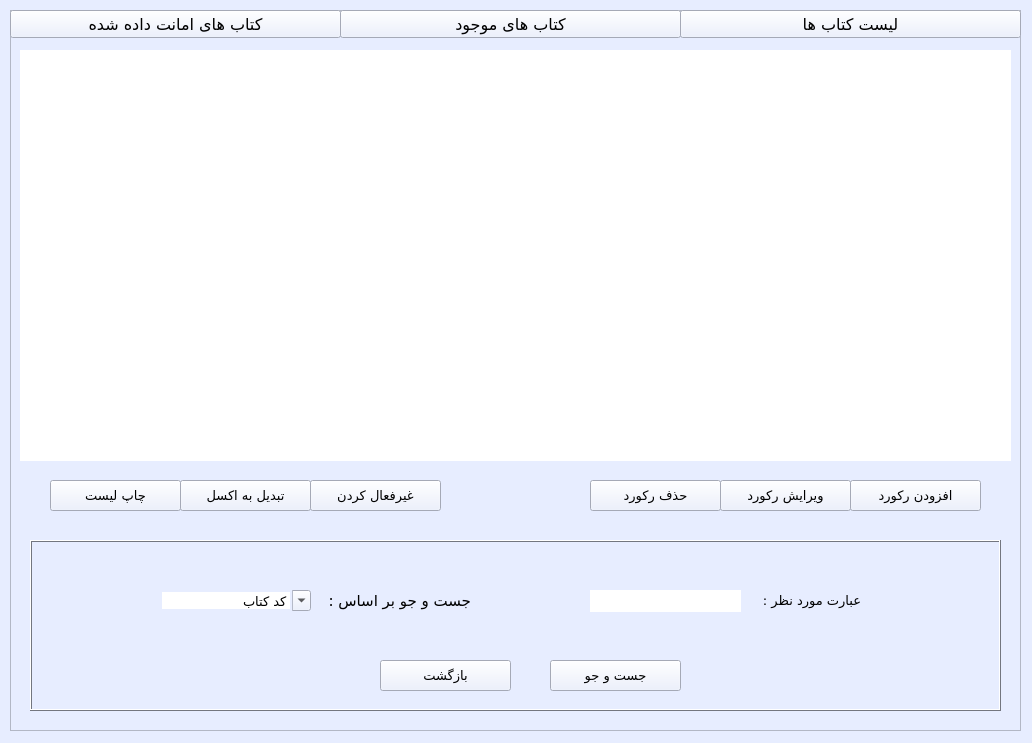
<?xml version="1.0" encoding="UTF-8"?>
<ui version="4.0">
 <class>books</class>
 <widget class="QWidget" name="books">
  <property name="geometry">
   <rect>
    <x>0</x>
    <y>0</y>
    <width>1032</width>
    <height>743</height>
   </rect>
  </property>
  <property name="minimumSize">
   <size>
    <width>1032</width>
    <height>743</height>
   </size>
  </property>
  <property name="maximumSize">
   <size>
    <width>1032</width>
    <height>743</height>
   </size>
  </property>
  <property name="palette">
   <palette>
    <active>
     <colorrole role="WindowText">
      <brush brushstyle="SolidPattern">
       <color alpha="255">
        <red>0</red>
        <green>0</green>
        <blue>0</blue>
       </color>
      </brush>
     </colorrole>
     <colorrole role="Button">
      <brush brushstyle="SolidPattern">
       <color alpha="255">
        <red>231</red>
        <green>237</green>
        <blue>255</blue>
       </color>
      </brush>
     </colorrole>
     <colorrole role="Light">
      <brush brushstyle="SolidPattern">
       <color alpha="255">
        <red>255</red>
        <green>255</green>
        <blue>255</blue>
       </color>
      </brush>
     </colorrole>
     <colorrole role="Midlight">
      <brush brushstyle="SolidPattern">
       <color alpha="255">
        <red>243</red>
        <green>246</green>
        <blue>255</blue>
       </color>
      </brush>
     </colorrole>
     <colorrole role="Dark">
      <brush brushstyle="SolidPattern">
       <color alpha="255">
        <red>115</red>
        <green>118</green>
        <blue>127</blue>
       </color>
      </brush>
     </colorrole>
     <colorrole role="Mid">
      <brush brushstyle="SolidPattern">
       <color alpha="255">
        <red>154</red>
        <green>158</green>
        <blue>170</blue>
       </color>
      </brush>
     </colorrole>
     <colorrole role="Text">
      <brush brushstyle="SolidPattern">
       <color alpha="255">
        <red>0</red>
        <green>0</green>
        <blue>0</blue>
       </color>
      </brush>
     </colorrole>
     <colorrole role="BrightText">
      <brush brushstyle="SolidPattern">
       <color alpha="255">
        <red>255</red>
        <green>255</green>
        <blue>255</blue>
       </color>
      </brush>
     </colorrole>
     <colorrole role="ButtonText">
      <brush brushstyle="SolidPattern">
       <color alpha="255">
        <red>0</red>
        <green>0</green>
        <blue>0</blue>
       </color>
      </brush>
     </colorrole>
     <colorrole role="Base">
      <brush brushstyle="SolidPattern">
       <color alpha="255">
        <red>255</red>
        <green>255</green>
        <blue>255</blue>
       </color>
      </brush>
     </colorrole>
     <colorrole role="Window">
      <brush brushstyle="SolidPattern">
       <color alpha="255">
        <red>231</red>
        <green>237</green>
        <blue>255</blue>
       </color>
      </brush>
     </colorrole>
     <colorrole role="Shadow">
      <brush brushstyle="SolidPattern">
       <color alpha="255">
        <red>0</red>
        <green>0</green>
        <blue>0</blue>
       </color>
      </brush>
     </colorrole>
     <colorrole role="AlternateBase">
      <brush brushstyle="SolidPattern">
       <color alpha="255">
        <red>243</red>
        <green>246</green>
        <blue>255</blue>
       </color>
      </brush>
     </colorrole>
     <colorrole role="ToolTipBase">
      <brush brushstyle="SolidPattern">
       <color alpha="255">
        <red>255</red>
        <green>255</green>
        <blue>220</blue>
       </color>
      </brush>
     </colorrole>
     <colorrole role="ToolTipText">
      <brush brushstyle="SolidPattern">
       <color alpha="255">
        <red>0</red>
        <green>0</green>
        <blue>0</blue>
       </color>
      </brush>
     </colorrole>
    </active>
    <inactive>
     <colorrole role="WindowText">
      <brush brushstyle="SolidPattern">
       <color alpha="255">
        <red>0</red>
        <green>0</green>
        <blue>0</blue>
       </color>
      </brush>
     </colorrole>
     <colorrole role="Button">
      <brush brushstyle="SolidPattern">
       <color alpha="255">
        <red>231</red>
        <green>237</green>
        <blue>255</blue>
       </color>
      </brush>
     </colorrole>
     <colorrole role="Light">
      <brush brushstyle="SolidPattern">
       <color alpha="255">
        <red>255</red>
        <green>255</green>
        <blue>255</blue>
       </color>
      </brush>
     </colorrole>
     <colorrole role="Midlight">
      <brush brushstyle="SolidPattern">
       <color alpha="255">
        <red>243</red>
        <green>246</green>
        <blue>255</blue>
       </color>
      </brush>
     </colorrole>
     <colorrole role="Dark">
      <brush brushstyle="SolidPattern">
       <color alpha="255">
        <red>115</red>
        <green>118</green>
        <blue>127</blue>
       </color>
      </brush>
     </colorrole>
     <colorrole role="Mid">
      <brush brushstyle="SolidPattern">
       <color alpha="255">
        <red>154</red>
        <green>158</green>
        <blue>170</blue>
       </color>
      </brush>
     </colorrole>
     <colorrole role="Text">
      <brush brushstyle="SolidPattern">
       <color alpha="255">
        <red>0</red>
        <green>0</green>
        <blue>0</blue>
       </color>
      </brush>
     </colorrole>
     <colorrole role="BrightText">
      <brush brushstyle="SolidPattern">
       <color alpha="255">
        <red>255</red>
        <green>255</green>
        <blue>255</blue>
       </color>
      </brush>
     </colorrole>
     <colorrole role="ButtonText">
      <brush brushstyle="SolidPattern">
       <color alpha="255">
        <red>0</red>
        <green>0</green>
        <blue>0</blue>
       </color>
      </brush>
     </colorrole>
     <colorrole role="Base">
      <brush brushstyle="SolidPattern">
       <color alpha="255">
        <red>255</red>
        <green>255</green>
        <blue>255</blue>
       </color>
      </brush>
     </colorrole>
     <colorrole role="Window">
      <brush brushstyle="SolidPattern">
       <color alpha="255">
        <red>231</red>
        <green>237</green>
        <blue>255</blue>
       </color>
      </brush>
     </colorrole>
     <colorrole role="Shadow">
      <brush brushstyle="SolidPattern">
       <color alpha="255">
        <red>0</red>
        <green>0</green>
        <blue>0</blue>
       </color>
      </brush>
     </colorrole>
     <colorrole role="AlternateBase">
      <brush brushstyle="SolidPattern">
       <color alpha="255">
        <red>243</red>
        <green>246</green>
        <blue>255</blue>
       </color>
      </brush>
     </colorrole>
     <colorrole role="ToolTipBase">
      <brush brushstyle="SolidPattern">
       <color alpha="255">
        <red>255</red>
        <green>255</green>
        <blue>220</blue>
       </color>
      </brush>
     </colorrole>
     <colorrole role="ToolTipText">
      <brush brushstyle="SolidPattern">
       <color alpha="255">
        <red>0</red>
        <green>0</green>
        <blue>0</blue>
       </color>
      </brush>
     </colorrole>
    </inactive>
    <disabled>
     <colorrole role="WindowText">
      <brush brushstyle="SolidPattern">
       <color alpha="255">
        <red>115</red>
        <green>118</green>
        <blue>127</blue>
       </color>
      </brush>
     </colorrole>
     <colorrole role="Button">
      <brush brushstyle="SolidPattern">
       <color alpha="255">
        <red>231</red>
        <green>237</green>
        <blue>255</blue>
       </color>
      </brush>
     </colorrole>
     <colorrole role="Light">
      <brush brushstyle="SolidPattern">
       <color alpha="255">
        <red>255</red>
        <green>255</green>
        <blue>255</blue>
       </color>
      </brush>
     </colorrole>
     <colorrole role="Midlight">
      <brush brushstyle="SolidPattern">
       <color alpha="255">
        <red>243</red>
        <green>246</green>
        <blue>255</blue>
       </color>
      </brush>
     </colorrole>
     <colorrole role="Dark">
      <brush brushstyle="SolidPattern">
       <color alpha="255">
        <red>115</red>
        <green>118</green>
        <blue>127</blue>
       </color>
      </brush>
     </colorrole>
     <colorrole role="Mid">
      <brush brushstyle="SolidPattern">
       <color alpha="255">
        <red>154</red>
        <green>158</green>
        <blue>170</blue>
       </color>
      </brush>
     </colorrole>
     <colorrole role="Text">
      <brush brushstyle="SolidPattern">
       <color alpha="255">
        <red>115</red>
        <green>118</green>
        <blue>127</blue>
       </color>
      </brush>
     </colorrole>
     <colorrole role="BrightText">
      <brush brushstyle="SolidPattern">
       <color alpha="255">
        <red>255</red>
        <green>255</green>
        <blue>255</blue>
       </color>
      </brush>
     </colorrole>
     <colorrole role="ButtonText">
      <brush brushstyle="SolidPattern">
       <color alpha="255">
        <red>115</red>
        <green>118</green>
        <blue>127</blue>
       </color>
      </brush>
     </colorrole>
     <colorrole role="Base">
      <brush brushstyle="SolidPattern">
       <color alpha="255">
        <red>231</red>
        <green>237</green>
        <blue>255</blue>
       </color>
      </brush>
     </colorrole>
     <colorrole role="Window">
      <brush brushstyle="SolidPattern">
       <color alpha="255">
        <red>231</red>
        <green>237</green>
        <blue>255</blue>
       </color>
      </brush>
     </colorrole>
     <colorrole role="Shadow">
      <brush brushstyle="SolidPattern">
       <color alpha="255">
        <red>0</red>
        <green>0</green>
        <blue>0</blue>
       </color>
      </brush>
     </colorrole>
     <colorrole role="AlternateBase">
      <brush brushstyle="SolidPattern">
       <color alpha="255">
        <red>231</red>
        <green>237</green>
        <blue>255</blue>
       </color>
      </brush>
     </colorrole>
     <colorrole role="ToolTipBase">
      <brush brushstyle="SolidPattern">
       <color alpha="255">
        <red>255</red>
        <green>255</green>
        <blue>220</blue>
       </color>
      </brush>
     </colorrole>
     <colorrole role="ToolTipText">
      <brush brushstyle="SolidPattern">
       <color alpha="255">
        <red>0</red>
        <green>0</green>
        <blue>0</blue>
       </color>
      </brush>
     </colorrole>
    </disabled>
   </palette>
  </property>
  <property name="windowTitle">
   <string>کتاب ها</string>
  </property>
  <widget class="QFrame" name="main_frame">
   <property name="geometry">
    <rect>
     <x>10</x>
     <y>10</y>
     <width>1011</width>
     <height>721</height>
    </rect>
   </property>
   <property name="frameShape">
    <enum>QFrame::StyledPanel</enum>
   </property>
   <property name="frameShadow">
    <enum>QFrame::Plain</enum>
   </property>
   <widget class="QPushButton" name="allbooks_btn">
    <property name="geometry">
     <rect>
      <x>670</x>
      <y>0</y>
      <width>341</width>
      <height>28</height>
     </rect>
    </property>
    <property name="font">
     <font>
      <family>2  Yekan</family>
      <pointsize>12</pointsize>
      <weight>50</weight>
      <italic>false</italic>
      <bold>false</bold>
     </font>
    </property>
    <property name="text">
     <string>لیست کتاب ها</string>
    </property>
    <property name="autoDefault">
     <bool>false</bool>
    </property>
    <property name="default">
     <bool>false</bool>
    </property>
    <property name="flat">
     <bool>false</bool>
    </property>
   </widget>
   <widget class="QPushButton" name="availablebooks_btn">
    <property name="geometry">
     <rect>
      <x>330</x>
      <y>0</y>
      <width>341</width>
      <height>28</height>
     </rect>
    </property>
    <property name="font">
     <font>
      <family>2  Yekan</family>
      <pointsize>12</pointsize>
     </font>
    </property>
    <property name="text">
     <string>کتاب های موجود</string>
    </property>
    <property name="default">
     <bool>false</bool>
    </property>
   </widget>
   <widget class="QPushButton" name="notavailable_btn">
    <property name="geometry">
     <rect>
      <x>0</x>
      <y>0</y>
      <width>331</width>
      <height>28</height>
     </rect>
    </property>
    <property name="font">
     <font>
      <family>2  Yekan</family>
      <pointsize>12</pointsize>
     </font>
    </property>
    <property name="text">
     <string>کتاب های امانت داده شده</string>
    </property>
    <property name="default">
     <bool>false</bool>
    </property>
   </widget>
   <widget class="QTableView" name="books_tableView">
    <property name="geometry">
     <rect>
      <x>10</x>
      <y>40</y>
      <width>991</width>
      <height>411</height>
     </rect>
    </property>
    <property name="frameShape">
     <enum>QFrame::NoFrame</enum>
    </property>
    <property name="gridStyle">
     <enum>Qt::SolidLine</enum>
    </property>
   </widget>
   <widget class="QFrame" name="search_frame">
    <property name="geometry">
     <rect>
      <x>20</x>
      <y>530</y>
      <width>971</width>
      <height>171</height>
     </rect>
    </property>
    <property name="frameShape">
     <enum>QFrame::Box</enum>
    </property>
    <property name="frameShadow">
     <enum>QFrame::Raised</enum>
    </property>
    <widget class="QLabel" name="search_lbl">
     <property name="geometry">
      <rect>
       <x>290</x>
       <y>40</y>
       <width>151</width>
       <height>41</height>
      </rect>
     </property>
     <property name="font">
      <font>
       <family>B Yekan</family>
       <pointsize>11</pointsize>
       <weight>50</weight>
       <bold>false</bold>
      </font>
     </property>
     <property name="text">
      <string>جست و جو بر اساس :</string>
     </property>
    </widget>
    <widget class="QComboBox" name="search_comboBox">
     <property name="geometry">
      <rect>
       <x>130</x>
       <y>50</y>
       <width>151</width>
       <height>21</height>
      </rect>
     </property>
     <property name="font">
      <font>
       <family>B Yekan</family>
       <pointsize>10</pointsize>
      </font>
     </property>
     <property name="editable">
      <bool>true</bool>
     </property>
     <property name="currentText">
      <string>کد کتاب</string>
     </property>
     <property name="currentIndex">
      <number>0</number>
     </property>
     <property name="duplicatesEnabled">
      <bool>false</bool>
     </property>
     <property name="frame">
      <bool>false</bool>
     </property>
     <item>
      <property name="text">
       <string>کد کتاب</string>
      </property>
     </item>
     <item>
      <property name="text">
       <string>کد ملی</string>
      </property>
     </item>
    </widget>
    <widget class="QLabel" name="entry_lbl">
     <property name="geometry">
      <rect>
       <x>710</x>
       <y>50</y>
       <width>121</width>
       <height>20</height>
      </rect>
     </property>
     <property name="font">
      <font>
       <family>B Yekan</family>
       <pointsize>10</pointsize>
      </font>
     </property>
     <property name="text">
      <string>عبارت مورد نظر :</string>
     </property>
    </widget>
    <widget class="QLineEdit" name="search_entry">
     <property name="geometry">
      <rect>
       <x>560</x>
       <y>50</y>
       <width>151</width>
       <height>22</height>
      </rect>
     </property>
     <property name="frame">
      <bool>false</bool>
     </property>
    </widget>
    <widget class="QPushButton" name="search_btn">
     <property name="geometry">
      <rect>
       <x>520</x>
       <y>120</y>
       <width>131</width>
       <height>31</height>
      </rect>
     </property>
     <property name="font">
      <font>
       <family>B Yekan</family>
       <pointsize>10</pointsize>
      </font>
     </property>
     <property name="text">
      <string>جست و جو</string>
     </property>
     <property name="default">
      <bool>false</bool>
     </property>
    </widget>
    <widget class="QPushButton" name="return_btn">
     <property name="geometry">
      <rect>
       <x>350</x>
       <y>120</y>
       <width>131</width>
       <height>31</height>
      </rect>
     </property>
     <property name="font">
      <font>
       <family>B Yekan</family>
       <pointsize>10</pointsize>
      </font>
     </property>
     <property name="text">
      <string>بازگشت</string>
     </property>
     <property name="default">
      <bool>false</bool>
     </property>
    </widget>
   </widget>
   <widget class="QPushButton" name="add_btn">
    <property name="geometry">
     <rect>
      <x>840</x>
      <y>470</y>
      <width>131</width>
      <height>31</height>
     </rect>
    </property>
    <property name="font">
     <font>
      <family>B Yekan</family>
      <pointsize>10</pointsize>
     </font>
    </property>
    <property name="text">
     <string>افزودن رکورد</string>
    </property>
    <property name="default">
     <bool>false</bool>
    </property>
   </widget>
   <widget class="QPushButton" name="edite_btn">
    <property name="geometry">
     <rect>
      <x>710</x>
      <y>470</y>
      <width>131</width>
      <height>31</height>
     </rect>
    </property>
    <property name="font">
     <font>
      <family>B Yekan</family>
      <pointsize>10</pointsize>
     </font>
    </property>
    <property name="text">
     <string>ویرایش رکورد</string>
    </property>
    <property name="default">
     <bool>false</bool>
    </property>
   </widget>
   <widget class="QPushButton" name="delete_btn">
    <property name="geometry">
     <rect>
      <x>580</x>
      <y>470</y>
      <width>131</width>
      <height>31</height>
     </rect>
    </property>
    <property name="font">
     <font>
      <family>B Yekan</family>
      <pointsize>10</pointsize>
     </font>
    </property>
    <property name="text">
     <string>حذف رکورد</string>
    </property>
    <property name="default">
     <bool>false</bool>
    </property>
   </widget>
   <widget class="QPushButton" name="excel_btn">
    <property name="geometry">
     <rect>
      <x>170</x>
      <y>470</y>
      <width>131</width>
      <height>31</height>
     </rect>
    </property>
    <property name="font">
     <font>
      <family>B Yekan</family>
      <pointsize>10</pointsize>
     </font>
    </property>
    <property name="text">
     <string>تبدیل به اکسل</string>
    </property>
    <property name="default">
     <bool>false</bool>
    </property>
   </widget>
   <widget class="QPushButton" name="print_btn">
    <property name="geometry">
     <rect>
      <x>40</x>
      <y>470</y>
      <width>131</width>
      <height>31</height>
     </rect>
    </property>
    <property name="font">
     <font>
      <family>B Yekan</family>
      <pointsize>10</pointsize>
     </font>
    </property>
    <property name="text">
     <string>چاپ لیست</string>
    </property>
    <property name="autoDefault">
     <bool>false</bool>
    </property>
    <property name="default">
     <bool>false</bool>
    </property>
    <property name="flat">
     <bool>false</bool>
    </property>
   </widget>
   <widget class="QPushButton" name="deactivate_btn">
    <property name="geometry">
     <rect>
      <x>300</x>
      <y>470</y>
      <width>131</width>
      <height>31</height>
     </rect>
    </property>
    <property name="font">
     <font>
      <family>B Yekan</family>
      <pointsize>10</pointsize>
     </font>
    </property>
    <property name="text">
     <string>غیرفعال کردن</string>
    </property>
    <property name="default">
     <bool>false</bool>
    </property>
   </widget>
  </widget>
 </widget>
 <resources/>
 <connections/>
</ui>
